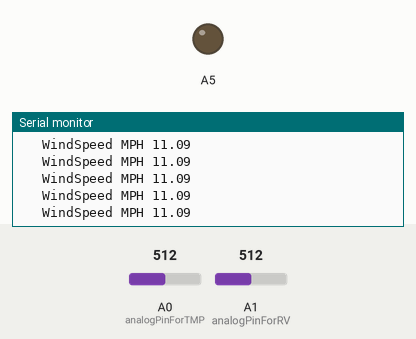
Bench run of a sketch on a simulated Arduino Uno, built with avr-gcc and run on an emulated ATmega328P. Shown: output pins drawn as LEDs (lit = HIGH), the last lines printed to the serial monitor. Inputs (shaded band) come from the test bench; at power-on: A1 (analogPinForRV) = 512, A0 (analogPinForTMP) = 512. Storage starts empty.

Above: at 2.2 s.
2.3 s: A1 (analogPinForRV) set to 408
At 2.71 s:
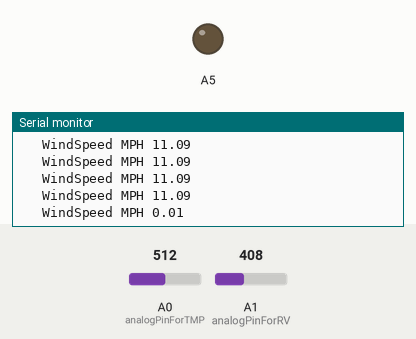
3.8 s: A1 (analogPinForRV) set to 385
At 4.17 s:
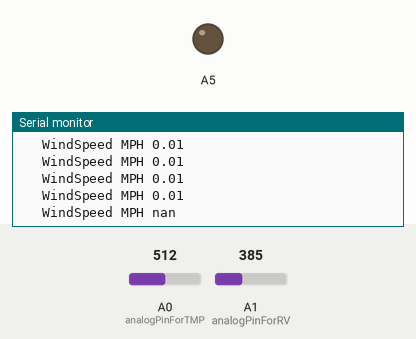

The sketch:

windSensorTest.ino
```cpp
/*
 * Test Wind Sensor from Modern Device
 * Sensor code from Moder Device: https://github.com/moderndevice/Wind_Sensor
 *
 *
 */

#include <Adafruit_GFX.h>

//#include <StackArray.h>

#include <Adafruit_GFX.h>
#include <Adafruit_ILI9340.h>
#include <SPI.h>
#include <SD.h>

#if defined(__SAM3X8E__)
#undef __FlashStringHelper::F(string_literal)
#define F(string_literal) string_literalr
#endif

// TFT display and SD card will share the hardware SPI interface.
// Hardware SPI pins are specific to the Arduino board type and
// cannot be remapped to alternate pins.  For Arduino Uno,
// Duemilanove, etc., pin 11 = MOSI, pin 12 = MISO, pin 13 = SCK.
#define TFT_RST 8
#define TFT_DC 9
#define TFT_CS 10
#define SD_CS 4

#define analogPinForRV    1   // change to pins you the analog pins are using
#define analogPinForTMP   0
#define analogLED         5

const float zeroWindAdjustment =  .2; // negative numbers yield smaller wind speeds and vice versa. // was.2

int TMP_Therm_ADunits;  //temp termistor value from wind sensor
float RV_Wind_ADunits;    //RV output from wind sensor
float RV_Wind_Volts;
unsigned long lastMillis;
int TempCtimes100;
float zeroWind_ADunits;
float zeroWind_volts;
float WindSpeed_MPH;
float Wind_speed;
float wind;
boolean breathe;
//unsigned long lastShow = 0;
unsigned long previousMillis = 0;
unsigned long previousErase = 0;
long interval = 1000;
unsigned long currentMillis;


void setup() {

  Serial.begin(57600);   // faster printing to get a bit better throughput on extended info
  // remember to change your serial monitor

  Serial.print(F("Initializing SD card..."));
  if (!SD.begin(SD_CS)) {
    Serial.println(F("failed!"));
    return;
  }
  Serial.println(F("OK!"));


  //   Uncomment the three lines below to reset the analog pins A2 & A3
  //   This is code from the Modern Device temp sensor (not required)
  pinMode(A2, INPUT);        // GND pin
  pinMode(A3, INPUT);        // VCC pin
  pinMode(A5, OUTPUT);
  digitalWrite(A3, LOW);     // turn off pullups


  delay(1000);
  Serial.println(F("start"));
  //Serial.println(hSize4);
  Serial.println();
  //tft.fillScreen(ILI9340_BLACK);
  randomSeed(analogRead(A5));

  lastMillis = 0;

}

void loop() {
  delay(50);
  float s = checkWind();
  //Serial.println(s);

}


float checkWind() {
  if (millis() - lastMillis > 200) {     // read every 200 ms - printing slows this down further
    TMP_Therm_ADunits = analogRead(analogPinForTMP);
    RV_Wind_ADunits = analogRead(analogPinForRV);
    RV_Wind_Volts = (RV_Wind_ADunits *  0.0048828125);

    // these are all derived from regressions from raw data as such they depend on a lot of experimental factors
    // such as accuracy of temp sensors, and voltage at the actual wind sensor, (wire losses) which were unaccouted for.
    TempCtimes100 = (0.005 * ((float)TMP_Therm_ADunits * (float)TMP_Therm_ADunits)) - (16.862 * (float)TMP_Therm_ADunits) + 9075.4;

    zeroWind_ADunits = -0.0006 * ((float)TMP_Therm_ADunits * (float)TMP_Therm_ADunits) + 1.0727 * (float)TMP_Therm_ADunits + 47.172; //  13.0C  553  482.39

    zeroWind_volts = (zeroWind_ADunits * 0.0048828125) - zeroWindAdjustment;

    // This from a regression from data in the form of
    // Vraw = V0 + b * WindSpeed ^ c
    // V0 is zero wind at a particular temperature
    // The constants b and c were determined by some Excel wrangling with the solver.

    WindSpeed_MPH =  pow(((RV_Wind_Volts - zeroWind_volts) / .2300) , 2.7265);
    /*
      Serial.print("  TMP volts ");
      Serial.print(TMP_Therm_ADunits * 0.0048828125);

      Serial.print(" RV volts ");
      Serial.print((float)RV_Wind_Volts);

      Serial.print("\t  TempC*100 ");
      Serial.print(TempCtimes100 );

      Serial.print("   ZeroWind volts ");
      Serial.print(zeroWind_volts);
*/
      Serial.print("   WindSpeed MPH ");
      Serial.println((float)WindSpeed_MPH);
   lastMillis = millis();

   // WindSpeed_MPH = WindSpeed_MPH * 100.0;
    //Serial.print("   WindSpeed MPH_upped ");
    //Serial.println((float)WindSpeed_MPH);


    // map the light to an LED
    /*
      if ((float)WindSpeed_MPH > 0.01) {

        int brightness = float(map(WindSpeed_MPH, 0, 500.0, 0, 1023));
        analogWrite(analogLED, brightness);
      }
    */
    return WindSpeed_MPH;
  }


}
```

Measured:
- the behaviour switches between 399 and 398 on A1 (analogPinForRV) (found by bisection; images 1 and 2)
- after the input at 2.3 s, the serial monitor: prints a new line after 0.23 s (image 1)
- after the input at 3.8 s, the serial monitor: prints a new line after 0.19 s (image 2)
